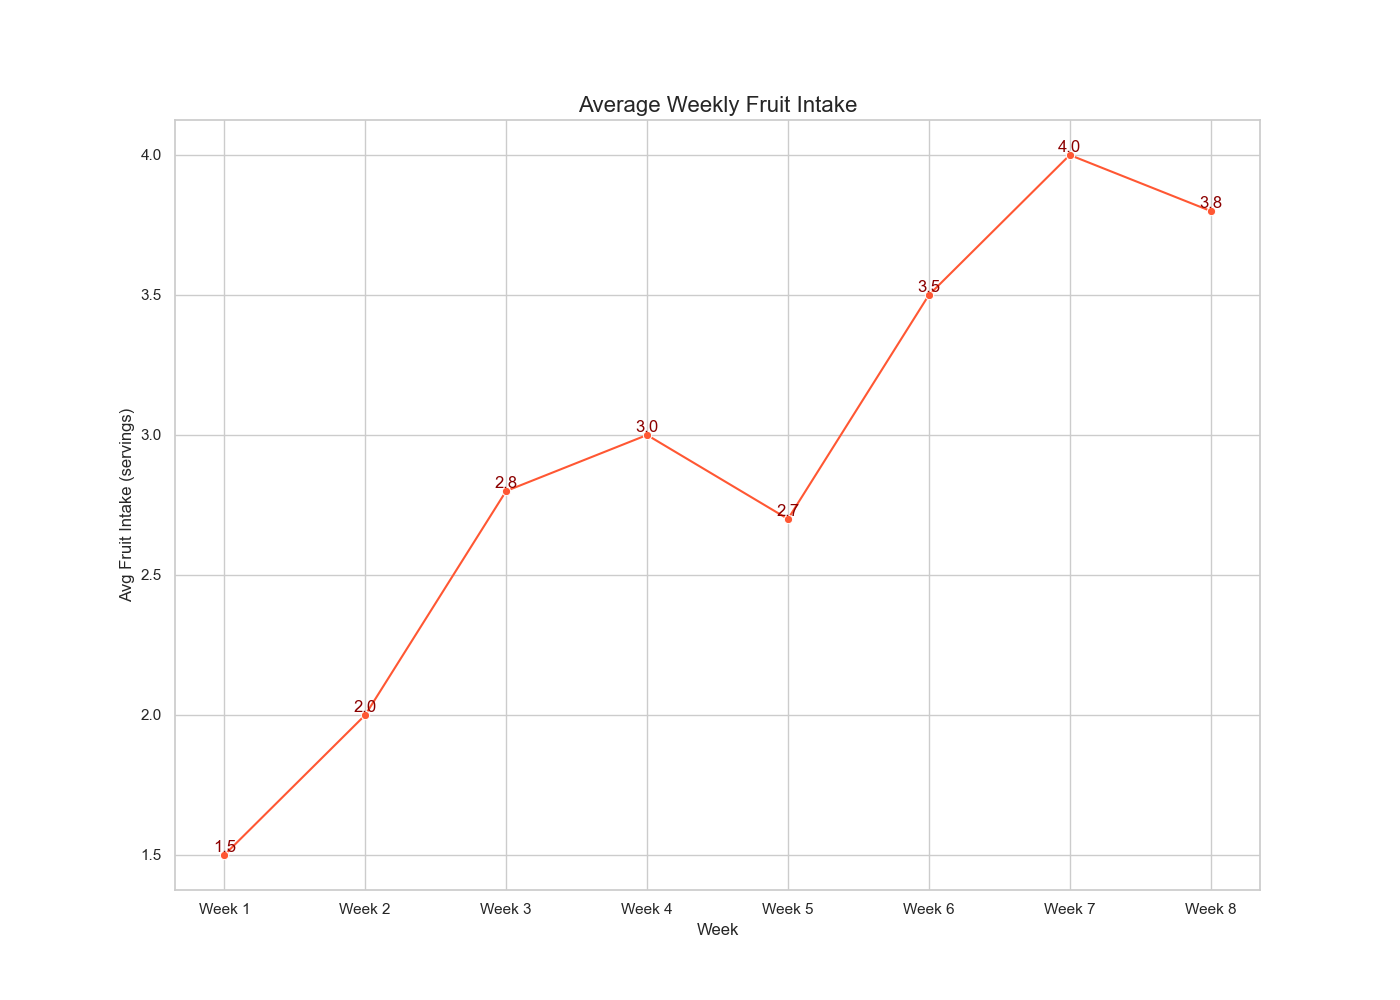

The script that drew this image:

import pandas as pd
import seaborn as sns
import matplotlib.pyplot as plt

# Creating the dataset
data = {
    'Week': ['Week 1', 'Week 2', 'Week 3', 'Week 4', 'Week 5', 'Week 6', 'Week 7', 'Week 8'],
    'AverageFruitIntake': [1.5, 2, 2.8, 3, 2.7, 3.5, 4, 3.8]
}

# Convert the data into a DataFrame
df = pd.DataFrame(data)

# Initialize the matplotlib figure
plt.figure(figsize=(14, 10))

# Plotting the line chart with a Seaborn palette
line_chart = sns.lineplot(x='Week', y='AverageFruitIntake', data=df, 
                          color='#FF5733', marker='o')

# Annotate each point with its value
for x, y in zip(df['Week'], df['AverageFruitIntake']):
    plt.text(x=x, y=y, s=y, color='darkred', va='bottom', ha='center')

# Set the title of the graph
plt.title('Average Weekly Fruit Intake', fontsize=16)

# Adjust the labels and the legend
plt.xlabel('Week')
plt.ylabel('Avg Fruit Intake (servings)')

# Show the final result
plt.show()
